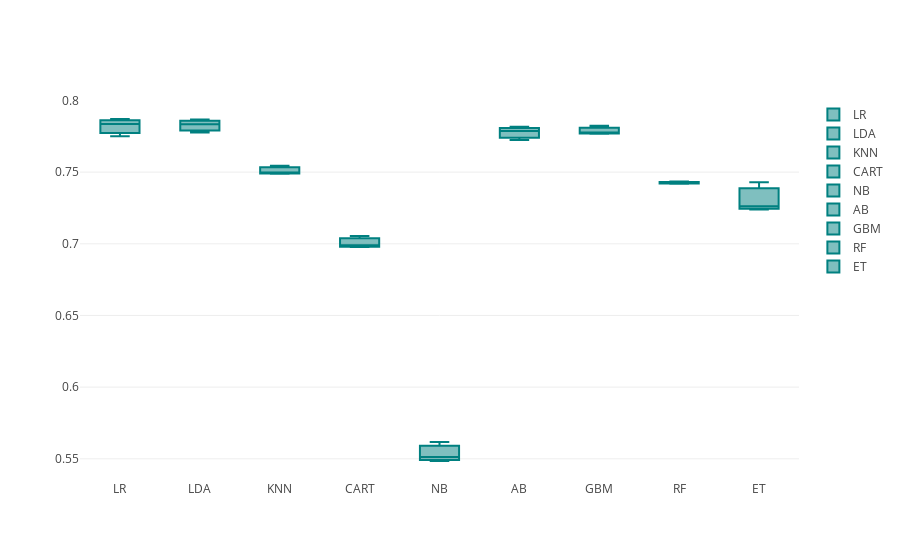

The notebook cell saved with this chart:
### Code cell
py.init_notebook_mode(connected=True)
PlotBoxR().PlotResult(names,results)

### Figure 1 — Plotly figure (JSON) as saved in the notebook; plotly's stock layout.template omitted (floating-point values rounded to 4 significant figures)
{"data": [{"marker": {"color": "rgb(0, 128, 128)"}, "name": "LR", "type": "box", "uid": "216a6b61-09d2-467b-87a0-4cb52d3d70b8", "y": [0.7836, 0.7751, 0.7871]}, {"marker": {"color": "rgb(0, 128, 128)"}, "name": "LDA", "type": "box", "uid": "2d13a7cf-ccd8-469f-96b3-281b5c67815a", "y": [0.7834, 0.7776, 0.7867]}, {"marker": {"color": "rgb(0, 128, 128)"}, "name": "KNN", "type": "box", "uid": "132df856-7f68-42a0-b14b-8bb406b8948d", "y": [0.7498, 0.7545, 0.7489]}, {"marker": {"color": "rgb(0, 128, 128)"}, "name": "CART", "type": "box", "uid": "87a8dd86-4232-4d98-ac82-2ea88f7f2b36", "y": [0.6977, 0.7054, 0.6989]}, {"marker": {"color": "rgb(0, 128, 128)"}, "name": "NB", "type": "box", "uid": "956a870f-dead-44f4-b5ca-4ff3f5e04f40", "y": [0.5512, 0.5485, 0.5617]}, {"marker": {"color": "rgb(0, 128, 128)"}, "name": "AB", "type": "box", "uid": "176c5ea0-ffea-4083-943a-c5a8b42287c8", "y": [0.7787, 0.7725, 0.7816]}, {"marker": {"color": "rgb(0, 128, 128)"}, "name": "GBM", "type": "box", "uid": "4dbbe61b-7bc2-4388-9589-fb5b7f4eee71", "y": [0.7769, 0.7769, 0.7823]}, {"marker": {"color": "rgb(0, 128, 128)"}, "name": "RF", "type": "box", "uid": "8cdec60a-c536-495b-8aeb-ce8471e5c1e7", "y": [0.7419, 0.7434, 0.7424]}, {"marker": {"color": "rgb(0, 128, 128)"}, "name": "ET", "type": "box", "uid": "f4f15d9f-c06a-4691-93dd-3596669f9e10", "y": [0.724, 0.7429, 0.7262]}], "layout": {}}
